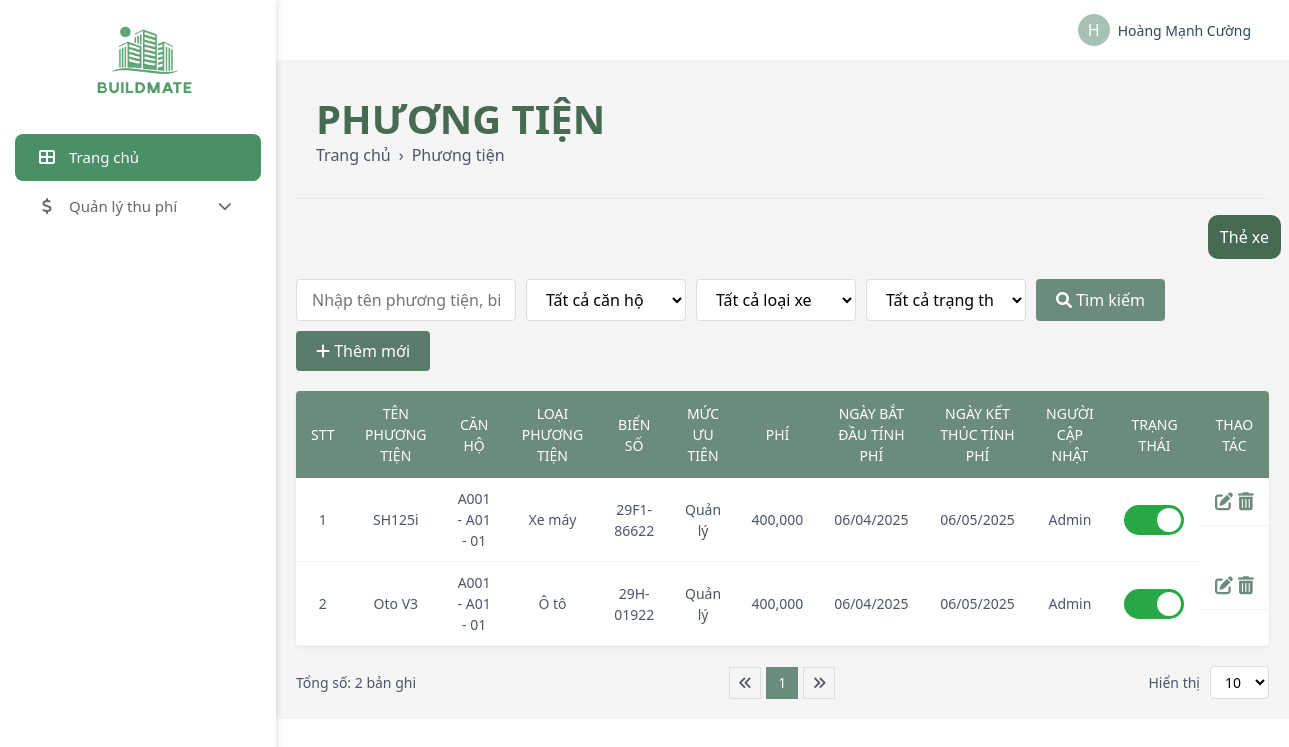
Page /admin/service/vehicle_list.php (signed in) on the committed database.
### tables this page shows
CREATE TABLE `vehicles` (
  `VehicleCode` varchar(50) NOT NULL,
  `TypeVehicle` varchar(100) DEFAULT NULL,
  `VehicleName` varchar(255) DEFAULT NULL,
  `NumberPlate` varchar(50) DEFAULT NULL,
  `Color` varchar(50) DEFAULT NULL,
  `Brand` varchar(100) DEFAULT NULL,
  `VehicleIdentificationNumber` varchar(100) DEFAULT NULL,
  `EngineNumber` varchar(100) DEFAULT NULL,
  `Description` text DEFAULT NULL,
  `Status` varchar(50) DEFAULT NULL,
  `VehicleCardCode` varchar(50) DEFAULT NULL,
  `ApartmentId` int(11) NOT NULL,
  `VehicleOwnerID` int(11) NOT NULL
);

CREATE TABLE `apartment` (
  `ApartmentID` int(11) NOT NULL,
  `Name` varchar(255) DEFAULT NULL,
  `Area` int(11) DEFAULT NULL,
  `NumberOffBedroom` int(11) DEFAULT NULL,
  `Code` varchar(255) DEFAULT NULL,
  `ElectricId` int(11) DEFAULT NULL,
  `WaterId` int(11) NOT NULL,
  `Description` text DEFAULT NULL,
  `Status` varchar(50) DEFAULT NULL,
  `BuildingId` int(11) NOT NULL,
  `FloorId` int(11) NOT NULL,
  `ContractCode` varchar(255) DEFAULT NULL
);

CREATE TABLE `pricelist` (
  `ID` int(11) NOT NULL,
  `Name` varchar(255) NOT NULL,
  `Code` varchar(50) NOT NULL,
  `Price` int(11) NOT NULL,
  `TypeOfFee` varchar(100) DEFAULT NULL,
  `ApplyDate` date DEFAULT NULL,
  `Status` enum('active','inactive') DEFAULT 'active',
  `PriceCalculation` varchar(100) DEFAULT NULL,
  `Title` varchar(255) DEFAULT NULL,
  `PriceFrom` int(11) DEFAULT NULL,
  `PriceTo` int(11) DEFAULT NULL
);

CREATE TABLE `servicevehicles` (
  `ServiceId` varchar(50) NOT NULL,
  `VehicleCode` varchar(50) NOT NULL,
  `ApplyFeeDate` date DEFAULT NULL,
  `EndFeeDate` date DEFAULT NULL
);

### admin/service/vehicle_list.php (the view, shortened to what this page needs)
<?php
include '../../database/DBController.php';
$where_conditions = [];
$where_clause = !empty($where_conditions) ? "WHERE " . implode(" AND ", $where_conditions) : "";
$query = "
    SELECT
        v.VehicleCode,
        v.VehicleName,
        v.TypeVehicle,
        v.NumberPlate,
        v.Status,
        a.Code AS ApartmentCode,
        a.Name AS ApartmentName,
        sv.ApplyFeeDate,
        sv.EndFeeDate,
        pl.Name AS PriceName,
        pl.Price,
        u.UserName AS UpdatedBy
    FROM vehicles v
    LEFT JOIN apartment a ON v.ApartmentID = a.ApartmentID
    LEFT JOIN ServiceVehicles sv ON v.VehicleCode = sv.VehicleCode
    LEFT JOIN services s ON sv.ServiceId = s.ServiceCode
    LEFT JOIN ServicePrice sp ON s.ServiceCode = sp.ServiceId
    LEFT JOIN pricelist pl ON sp.PriceId = pl.ID
    LEFT JOIN users u ON v.VehicleOwnerID = u.ResidentID
    $where_clause
    ORDER BY v.VehicleCode DESC
";
?>
<!DOCTYPE html>
<html lang="en">
<head>
    <link rel="stylesheet" href="https://cdnjs.cloudflare.com/ajax/libs/font-awesome/6.0.0/css/all.min.css">
    <link href="https://cdn.jsdelivr.net/npm/bootstrap@5.3.0/dist/css/bootstrap.min.css" rel="stylesheet">
    <link rel="stylesheet" href="css/admin_style.css">
</head>
<body>
    <div class="d-flex">
        <?php include '../admin_navbar.php'; ?>
        <div style="width: 100%;">
            <?php include '../admin_header.php'; ?>
            <div class="manage-container">
                <div class="page-header">
                    <div>
                        <h1 class="main-content-header">PHƯƠNG TIỆN</h1>
                        <div class="breadcrumb">
                            <a href="/webquanlytoanha/admin/dashboard.php">Trang chủ</a>
                            <span style="margin: 0 8px;">›</span>
                            <span>Phương tiện</span>
                        </div>
                    </div>
                </div>
                <div class="row justify-content-end mt-3 mr-4">
                    <a href="vehicle_card_list.php" class="price-btn">
                        Thẻ xe
                    </a>
                </div>
                <div class="search-container">
                    <div class="search-box">
                        <input type="text" id="search_text" class="search-input" placeholder="Nhập tên phương tiện, biển số">
                        <select class="dropdown-select" id="apartment_filter">
                            <option value="">Tất cả căn hộ</option>
                        </select>
                        <select class="dropdown-select" id="vehicle_type_filter">
                            <option value="">Tất cả loại xe</option>
                        </select>
                        <select class="dropdown-select" id="status_filter">
                            <option value="">Tất cả trạng thái</option>
                        </select>
                        <button class="search-btn" id="search_btn">
                            <i class="fas fa-search"></i> Tìm kiếm
                        </button>
                    </div>
                    <a href="create_vehicle.php" class="add-btn">
                        <i class="fas fa-plus"></i> Thêm mới
                    </a>
                </div>
                <table class="account-table">
                    <thead>
                        <tr>
                            <th>STT</th>
                            <th>TÊN PHƯƠNG TIỆN</th>
                            <th>CĂN HỘ</th>
                            <th>LOẠI PHƯƠNG TIỆN</th>
                            <th>BIỂN SỐ</th>
                            <th>MỨC ƯU TIÊN</th>
                            <th>PHÍ</th>
                            <th>NGÀY BẮT ĐẦU TÍNH PHÍ</th>
                            <th>NGÀY KẾT THÚC TÍNH PHÍ</th>
                            <th>NGƯỜI CẬP NHẬT</th>
                            <th>TRẠNG THÁI</th>
                            <th>THAO TÁC</th>
                        </tr>
                    </thead>
                    <tbody>
                        <?php
                        $result = mysqli_query($conn, $query);
                        $index = 1;
                        while ($vehicle = mysqli_fetch_assoc($result)) {
                        ?>
                        <tr>
                            <td><?php echo $index++; ?></td>
                            <td><?php echo htmlspecialchars($vehicle['VehicleName']); ?></td>
                            <td><?php echo htmlspecialchars($vehicle['ApartmentCode'] . ' - ' . $vehicle['ApartmentName']); ?></td>
                            <td><?php echo htmlspecialchars($vehicle['TypeVehicle']); ?></td>
                            <td><?php echo htmlspecialchars($vehicle['NumberPlate']); ?></td>
                            <td><?php echo htmlspecialchars($vehicle['PriceName'] ?? 'Chưa có'); ?></td>
                            <td><?php echo $vehicle['Price'] ? number_format($vehicle['Price']) : '0'; ?></td>
                            <td><?php echo $vehicle['ApplyFeeDate'] ? date('d/m/Y', strtotime($vehicle['ApplyFeeDate'])) : '__/__/__'; ?></td>
                            <td><?php echo $vehicle['EndFeeDate'] ? date('d/m/Y', strtotime($vehicle['EndFeeDate'])) : '__/__/__'; ?></td>
                            <td><?php echo htmlspecialchars($vehicle['UpdatedBy'] ?? 'Admin'); ?></td>
                            <td>
                                <div class="status-toggle <?php echo $vehicle['Status'] == 'active' ? 'active' : ''; ?>"
                                     data-vehicle="<?php echo htmlspecialchars($vehicle['VehicleCode']); ?>">
                                    <div class="toggle-slider"></div>
                                </div>
                            </td>
                            <td class="action-buttons">
                                <a href="update_vehicle.php?id=<?php echo urlencode($vehicle['VehicleCode']); ?>" title="Sửa">
                                    <i class="fas fa-edit"></i>
                                </a>
                                <a href="delete_vehicle.php?id=<?php echo urlencode($vehicle['VehicleCode']); ?>" title="Xóa"
                                   onclick="return confirm('Bạn có chắc chắn muốn xóa phương tiện này?');">
                                    <i class="fas fa-trash-alt"></i>
                                </a>
                            </td>
                        </tr>
                        <?php } ?>
                    </tbody>
                </table>
                <div class="pagination">
                    <div>Tổng số: <?php echo mysqli_num_rows($result); ?> bản ghi</div>
                    <div class="page-controls">
                        <div class="page-item"><i class="fas fa-angle-double-left"></i></div>
                        <div class="page-item active">1</div>
                        <div class="page-item"><i class="fas fa-angle-double-right"></i></div>
                    </div>
                    <div class="items-per-page">
                        <span>Hiển thị</span>
                        <select class="dropdown-per-page">
                            <option value="10">10</option>
                        </select>
                    </div>
                </div>
            </div>
        </div>
    </div>
</body>
</html>

### admin/css/admin_style.css (style rules this page uses)
* { margin: 0; padding: 0; box-sizing: border-box; }
body { margin: 0; font-family: Arial, sans-serif; }
.manage-container { width: calc(100% - 250px); }

### admin/service/vehicle_list.php (style rules this page uses)
body { background-color: #f5f5f5; font-family: 'Segoe UI', Tahoma, Geneva, Verdana, sans-serif; }
.page-header { padding: 15px 20px; color: #4a5568; border-bottom: 1px solid #eaeaea; background-color: #f5f5f5; display: flex; justify-content: space-between; align-items: center; }
.breadcrumb { display: flex; align-items: center; margin-bottom: 0; padding: 0; background-color: transparent; font-size: 14px; }
.breadcrumb a { color: #4a5568; text-decoration: none; }
.search-container { display: flex; flex-wrap: wrap; gap: 10px; margin: 20px 0; justify-content: space-between; }
.search-box { display: flex; flex-wrap: wrap; gap: 10px; }
.search-input { width: 220px; padding: 8px 15px; border: 1px solid #ddd; border-radius: 4px; outline: none; }
.dropdown-select { width: 160px; padding: 8px 15px; border: 1px solid #ddd; border-radius: 4px; outline: none; background-color: white; cursor: pointer; }
.search-btn { padding: 8px 20px; border: none; border-radius: 4px; background-color: #6b8b7b; color: white; cursor: pointer; }
.add-btn { padding: 8px 20px; border: none; border-radius: 4px; background-color: #5a7a6a; color: white; cursor: pointer; text-decoration: none; }
.account-table { width: 100%; background-color: white; border-radius: 4px; overflow: hidden; margin-top: 20px; box-shadow: 0 2px 5px rgba(0,0,0,0.05); }
.account-table th { background-color: #6b8b7b; color: white; text-align: center; padding: 12px 15px; font-weight: 500; font-size: 14px; }
.account-table td { padding: 10px 15px; border-bottom: 1px solid #f2f2f2; color: #4a5568; text-align: center; font-size: 14px; }
.pagination { display: flex; justify-content: space-between; align-items: center; margin-top: 20px; font-size: 14px; color: #4a5568; }
.page-controls { display: flex; align-items: center; gap: 5px; }
.page-item { width: 32px; height: 32px; display: flex; align-items: center; justify-content: center; border: 1px solid #ddd; cursor: pointer; }
.page-item.active { background-color: #6b8b7b; color: white; border-color: #6b8b7b; }
.items-per-page { display: flex; align-items: center; gap: 10px; }
.dropdown-per-page { padding: 5px 10px; border: 1px solid #ddd; border-radius: 4px; background-color: white; }
.manage-container { width: 100%; padding: 20px; background-color: #f5f5f5; }
.status-toggle { width: 60px; height: 30px; background-color: #ccc; border-radius: 30px; padding: 3px; position: relative; cursor: pointer; transition: background-color 0.3s ease; }
.status-toggle.active { background-color: #28a745; }
.toggle-slider { width: 24px; height: 24px; background-color: white; border-radius: 50%; position: absolute; transition: transform 0.3s ease; }
.status-toggle.active .toggle-slider { transform: translateX(30px); }
.main-content-header { color: #476a52; text-transform: uppercase; font-weight: bold; margin: 0; }
.action-buttons { display: flex; justify-content: center; gap: 5px; }
.action-buttons a { color: #6b8b7b; font-size: 18px; text-decoration: none; }
.price-btn { width: fit-content !important; padding: 10px 25px; border: none; border-radius: 10px; background-color: #476a52; color: white; cursor: pointer; display: flex; align-items: center; justify-content: flex-end; gap: 8px; text-decoration: none; }

### rows in the picture
vehicles: VehicleName "SH125i", ApartmentId.Name "A001 - A01 - 01", TypeVehicle "Xe máy", NumberPlate "29F1- 86622", pricelist.Name "Quản lý", pricelist.Price "400,000", servicevehicles.ApplyFeeDate "06/04/2025", servicevehicles.EndFeeDate "06/05/2025", UpdatedBy "Admin"
vehicles: VehicleName "Oto V3", ApartmentId.Name "A001 - A01 - 01", TypeVehicle "Ô tô", NumberPlate "29H-01922", pricelist.Name "Quản lý", pricelist.Price "400,000", servicevehicles.ApplyFeeDate "06/04/2025", servicevehicles.EndFeeDate "06/05/2025", UpdatedBy "Admin"

### other values in the picture
substr($name, 0, 1) "H"
$name "Hoàng Mạnh Cường"
mysqli_num_rows($result) "2"
